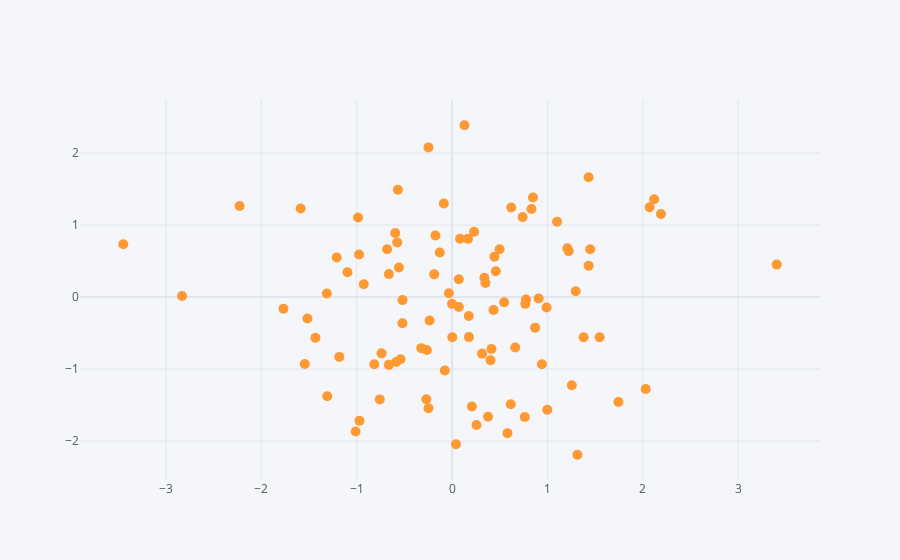

Write notebook code for a chart like this one.
### Code cell
df.iplot(kind='scatter', x='A', y='B',mode='markers', size=10)
